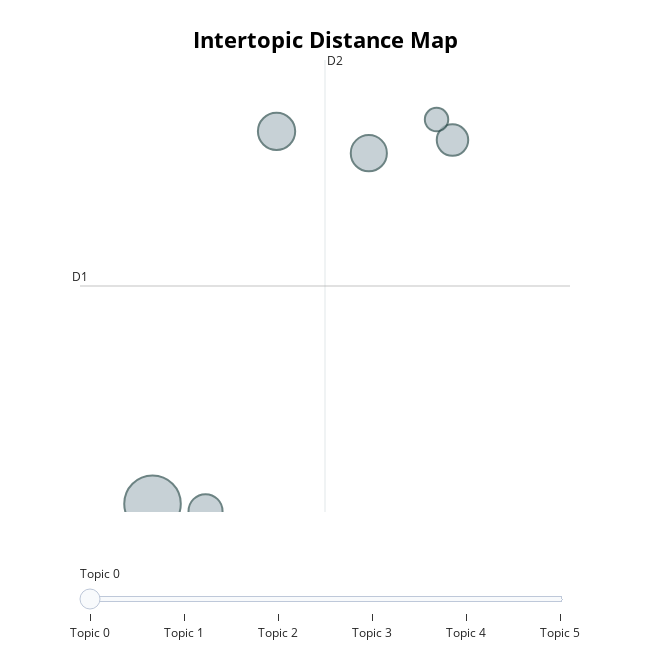
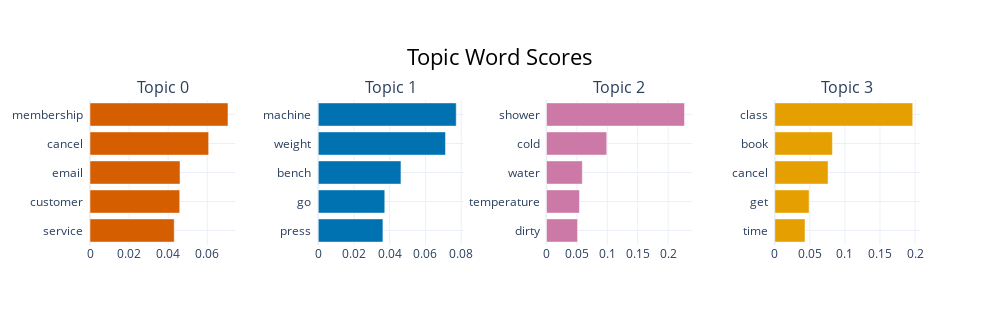
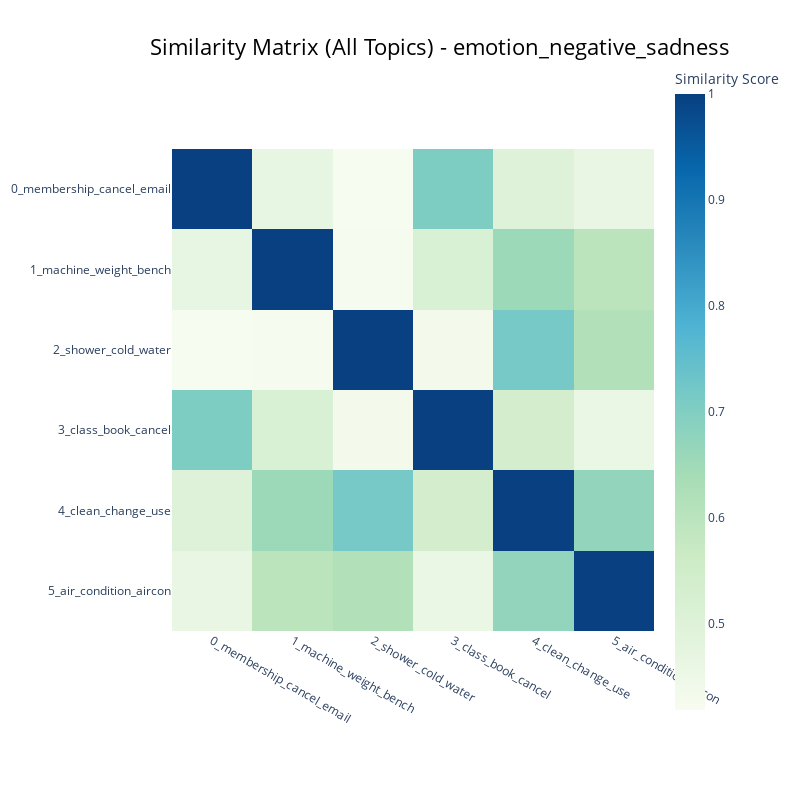
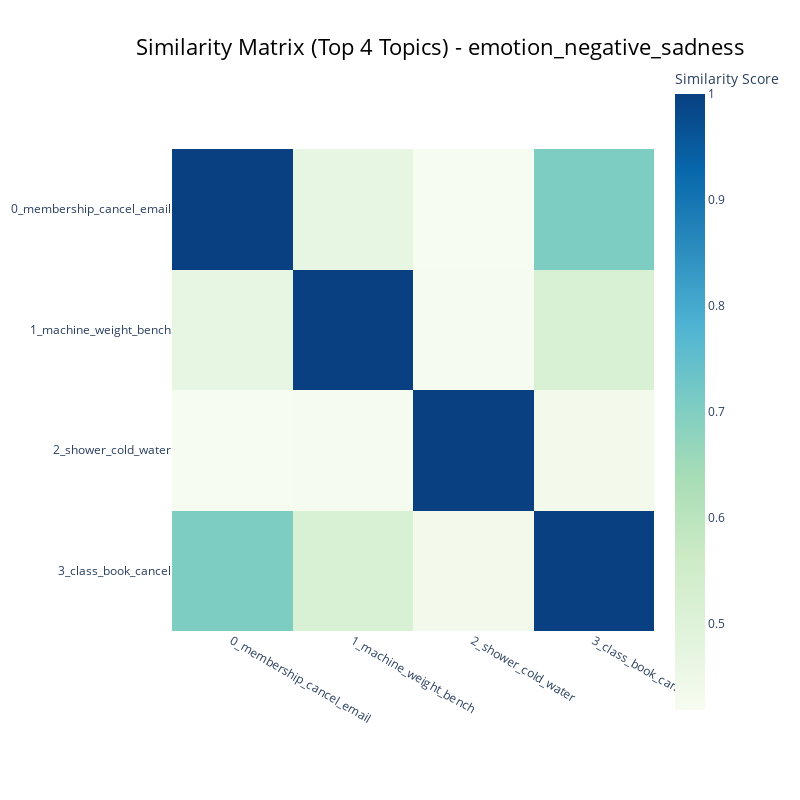

These figures' notebook cell, in order:
### Markdown cell above
#### Sadness (negative reviews)

### Code cell
# Sadness (negative reviews)
emotion = "sadness"
subset = df_negative_emotion[df_negative_emotion[EMOTION_COL] == emotion].copy()

print(f"\nNegative reviews with dominant emotion = '{emotion}': {len(subset)}")

if len(subset) < MIN_DOCS_PER_EMOTION:
    print(f"Skipping '{emotion}' (only {len(subset)} docs, need at least {MIN_DOCS_PER_EMOTION}).")
else:
    label = f"emotion_negative_{emotion}"
    result_sadness = runner.run(subset, label=label, text_col=TEXT_COL, verbose=True)

    print(result_sadness.plot_paths)

    topic_info_head = result_sadness.topic_info
    top_topics_table = result_sadness.top_topics_table

    topic_info_head.to_csv(TABLE_DIR / f"{label}_topic_info_head10.csv", index=False)
    top_topics_table.to_csv(TABLE_DIR / f"{label}_top_topics_table.csv", index=False)

### Figure 1 — Plotly figure (JSON) as saved in the notebook; plotly's stock layout.template omitted (floating-point values rounded to 4 significant figures)
{"data": [{"customdata": [[0, "membership | cancel | email | customer | service", 152], [1, "machine | weight | bench | go | press", 66], [2, "shower | cold | water | temperature | dirty", 62], [3, "class | book | cancel | get | time", 55], [4, "clean | change | use | machine | toilet", 47], [5, "air | condition | aircon | heat | work", 26]], "hovertemplate": "<b>Topic %{customdata[0]}</b><br>%{customdata[1]}<br>Size: %{customdata[2]}", "legendgroup": "", "marker": {"color": "#B0BEC5", "line": {"color": "DarkSlateGrey", "width": 2}, "size": [152, 66, 62, 55, 47, 26], "sizemode": "area", "sizeref": 0.095, "symbol": "circle"}, "mode": "markers", "name": "", "orientation": "v", "showlegend": false, "type": "scatter", "x": [2.504, 3.146, 3.624, 2.778, 4.057, 3.974], "xaxis": "x", "y": [0.4755, 14.2, 13.4, 0.2008, 13.88, 14.64], "yaxis": "y"}], "layout": {"annotations": [{"showarrow": false, "text": "D1", "x": 2.128, "y": 8.503, "yshift": 10}, {"showarrow": false, "text": "D2", "x": 3.397, "xshift": 10, "y": 16.83}], "height": 650, "hoverlabel": {"bgcolor": "white", "font": {"family": "Rockwell", "size": 16}}, "legend": {"itemsizing": "constant", "tracegroupgap": 0}, "margin": {"t": 60}, "shapes": [{"line": {"color": "#CFD8DC", "width": 2}, "type": "line", "x0": 3.397, "x1": 3.397, "y0": 0.1707, "y1": 16.83}, {"line": {"color": "#9E9E9E", "width": 2}, "type": "line", "x0": 2.128, "x1": 4.666, "y0": 8.503, "y1": 8.503}], "sliders": [{"active": 0, "pad": {"t": 50}, "steps": [{"args": [{"marker.color": [["red", "#B0BEC5", "#B0BEC5", "#B0BEC5", "#B0BEC5", "#B0BEC5"]]}], "label": "Topic 0", "method": "update"}, {"args": [{"marker.color": [["#B0BEC5", "red", "#B0BEC5", "#B0BEC5", "#B0BEC5", "#B0BEC5"]]}], "label": "Topic 1", "method": "update"}, {"args": [{"marker.color": [["#B0BEC5", "#B0BEC5", "red", "#B0BEC5", "#B0BEC5", "#B0BEC5"]]}], "label": "Topic 2", "method": "update"}, {"args": [{"marker.color": [["#B0BEC5", "#B0BEC5", "#B0BEC5", "red", "#B0BEC5", "#B0BEC5"]]}], "label": "Topic 3", "method": "update"}, {"args": [{"marker.color": [["#B0BEC5", "#B0BEC5", "#B0BEC5", "#B0BEC5", "red", "#B0BEC5"]]}], "label": "Topic 4", "method": "update"}, {"args": [{"marker.color": [["#B0BEC5", "#B0BEC5", "#B0BEC5", "#B0BEC5", "#B0BEC5", "red"]]}], "label": "Topic 5", "method": "update"}]}], "title": {"font": {"color": "Black", "size": 22}, "text": "<b>Intertopic Distance Map</b>", "x": 0.5, "xanchor": "center", "y": 0.95, "yanchor": "top"}, "width": 650, "xaxis": {"anchor": "y", "domain": [0, 1], "range": [2.128, 4.666], "title": {"text": ""}, "visible": false}, "yaxis": {"anchor": "x", "domain": [0, 1], "range": [0.1707, 16.83], "title": {"text": ""}, "visible": false}}}

### Figure 2 — Plotly figure (JSON) as saved in the notebook; plotly's stock layout.template omitted (floating-point values rounded to 4 significant figures)
{"data": [{"marker": {"color": "#D55E00"}, "orientation": "h", "type": "bar", "x": [0.04311, 0.04593, 0.04608, 0.06073, 0.07063], "xaxis": "x", "y": ["service  ", "customer  ", "email  ", "cancel  ", "membership  "], "yaxis": "y"}, {"marker": {"color": "#0072B2"}, "orientation": "h", "type": "bar", "x": [0.0362, 0.03723, 0.04629, 0.07122, 0.07723], "xaxis": "x2", "y": ["press  ", "go  ", "bench  ", "weight  ", "machine  "], "yaxis": "y2"}, {"marker": {"color": "#CC79A7"}, "orientation": "h", "type": "bar", "x": [0.05107, 0.05416, 0.05889, 0.09906, 0.2269], "xaxis": "x3", "y": ["dirty  ", "temperature  ", "water  ", "cold  ", "shower  "], "yaxis": "y3"}, {"marker": {"color": "#E69F00"}, "orientation": "h", "type": "bar", "x": [0.04313, 0.04898, 0.07598, 0.0822, 0.1967], "xaxis": "x4", "y": ["time  ", "get  ", "cancel  ", "book  ", "class  "], "yaxis": "y4"}], "layout": {"annotations": [{"font": {"size": 16}, "showarrow": false, "text": "Topic 0", "x": 0.0875, "xanchor": "center", "xref": "paper", "y": 1, "yanchor": "bottom", "yref": "paper"}, {"font": {"size": 16}, "showarrow": false, "text": "Topic 1", "x": 0.3625, "xanchor": "center", "xref": "paper", "y": 1, "yanchor": "bottom", "yref": "paper"}, {"font": {"size": 16}, "showarrow": false, "text": "Topic 2", "x": 0.6375, "xanchor": "center", "xref": "paper", "y": 1, "yanchor": "bottom", "yref": "paper"}, {"font": {"size": 16}, "showarrow": false, "text": "Topic 3", "x": 0.9125, "xanchor": "center", "xref": "paper", "y": 1, "yanchor": "bottom", "yref": "paper"}], "height": 325, "hoverlabel": {"bgcolor": "white", "font": {"family": "Rockwell", "size": 16}}, "showlegend": false, "title": {"font": {"color": "Black", "size": 22}, "text": "Topic Word Scores", "x": 0.5, "xanchor": "center", "yanchor": "top"}, "width": 1000, "xaxis": {"anchor": "y", "domain": [0, 0.175], "showgrid": true}, "xaxis2": {"anchor": "y2", "domain": [0.275, 0.45], "showgrid": true}, "xaxis3": {"anchor": "y3", "domain": [0.55, 0.725], "showgrid": true}, "xaxis4": {"anchor": "y4", "domain": [0.825, 1], "showgrid": true}, "yaxis": {"anchor": "x", "domain": [0, 1], "showgrid": true}, "yaxis2": {"anchor": "x2", "domain": [0, 1], "showgrid": true}, "yaxis3": {"anchor": "x3", "domain": [0, 1], "showgrid": true}, "yaxis4": {"anchor": "x4", "domain": [0, 1], "showgrid": true}}}

### Figure 3 — Plotly figure (JSON) as saved in the notebook; plotly's stock layout.template omitted (floating-point values rounded to 4 significant figures)
{"data": [{"coloraxis": "coloraxis", "hovertemplate": "x: %{x}<br>y: %{y}<br>Similarity Score: %{z}<extra></extra>", "name": "0", "type": "heatmap", "x": ["0_membership_cancel_email", "1_machine_weight_bench", "2_shower_cold_water", "3_class_book_cancel", "4_clean_change_use", "5_air_condition_aircon"], "xaxis": "x", "y": ["0_membership_cancel_email", "1_machine_weight_bench", "2_shower_cold_water", "3_class_book_cancel", "4_clean_change_use", "5_air_condition_aircon"], "yaxis": "y", "z": [[1.0, 0.4678, 0.4181, 0.7058, 0.5015, 0.4637], [0.4678, 1.0, 0.4241, 0.5184, 0.6551, 0.5984], [0.4181, 0.4241, 1.0, 0.4309, 0.7176, 0.6183], [0.7058, 0.5184, 0.4309, 1.0, 0.536, 0.4611], [0.5015, 0.6551, 0.7176, 0.536, 1.0, 0.6708], [0.4637, 0.5984, 0.6183, 0.4611, 0.6708, 1.0]]}], "layout": {"coloraxis": {"colorbar": {"title": {"text": "Similarity Score"}}, "colorscale": [[0, "rgb(247,252,240)"], [0.125, "rgb(224,243,219)"], [0.25, "rgb(204,235,197)"], [0.375, "rgb(168,221,181)"], [0.5, "rgb(123,204,196)"], [0.625, "rgb(78,179,211)"], [0.75, "rgb(43,140,190)"], [0.875, "rgb(8,104,172)"], [1, "rgb(8,64,129)"]]}, "height": 800, "hoverlabel": {"bgcolor": "white", "font": {"family": "Rockwell", "size": 16}}, "legend": {"title": {"text": "Trend"}}, "margin": {"t": 60}, "showlegend": true, "title": {"font": {"color": "Black", "size": 22}, "text": "Similarity Matrix (All Topics) - emotion_negative_sadness", "x": 0.55, "xanchor": "center", "y": 0.95, "yanchor": "top"}, "width": 800, "xaxis": {"anchor": "y", "constrain": "domain", "domain": [0, 1], "scaleanchor": "y"}, "yaxis": {"anchor": "x", "autorange": "reversed", "constrain": "domain", "domain": [0, 1]}}}

### Figure 4 — Plotly figure (JSON) as saved in the notebook; plotly's stock layout.template omitted (floating-point values rounded to 4 significant figures)
{"data": [{"coloraxis": "coloraxis", "hovertemplate": "x: %{x}<br>y: %{y}<br>Similarity Score: %{z}<extra></extra>", "name": "0", "type": "heatmap", "x": ["0_membership_cancel_email", "1_machine_weight_bench", "2_shower_cold_water", "3_class_book_cancel"], "xaxis": "x", "y": ["0_membership_cancel_email", "1_machine_weight_bench", "2_shower_cold_water", "3_class_book_cancel"], "yaxis": "y", "z": [[1.0, 0.4678, 0.4181, 0.7058], [0.4678, 1.0, 0.4241, 0.5184], [0.4181, 0.4241, 1.0, 0.4309], [0.7058, 0.5184, 0.4309, 1.0]]}], "layout": {"coloraxis": {"colorbar": {"title": {"text": "Similarity Score"}}, "colorscale": [[0, "rgb(247,252,240)"], [0.125, "rgb(224,243,219)"], [0.25, "rgb(204,235,197)"], [0.375, "rgb(168,221,181)"], [0.5, "rgb(123,204,196)"], [0.625, "rgb(78,179,211)"], [0.75, "rgb(43,140,190)"], [0.875, "rgb(8,104,172)"], [1, "rgb(8,64,129)"]]}, "height": 800, "hoverlabel": {"bgcolor": "white", "font": {"family": "Rockwell", "size": 16}}, "legend": {"title": {"text": "Trend"}}, "margin": {"t": 60}, "showlegend": true, "title": {"font": {"color": "Black", "size": 22}, "text": "Similarity Matrix (Top 4 Topics) - emotion_negative_sadness", "x": 0.55, "xanchor": "center", "y": 0.95, "yanchor": "top"}, "width": 800, "xaxis": {"anchor": "y", "constrain": "domain", "domain": [0, 1], "scaleanchor": "y"}, "yaxis": {"anchor": "x", "autorange": "reversed", "constrain": "domain", "domain": [0, 1]}}}
